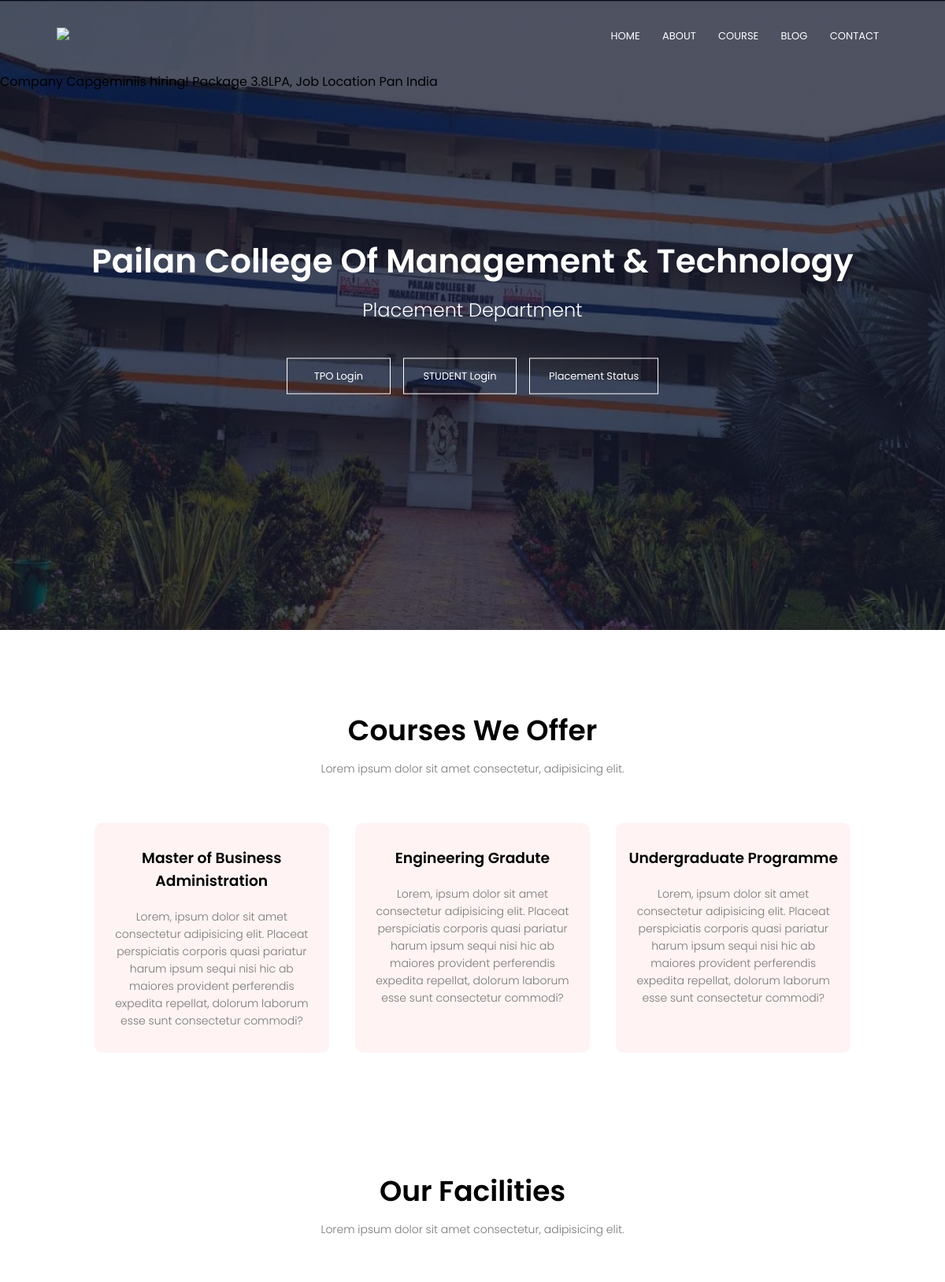
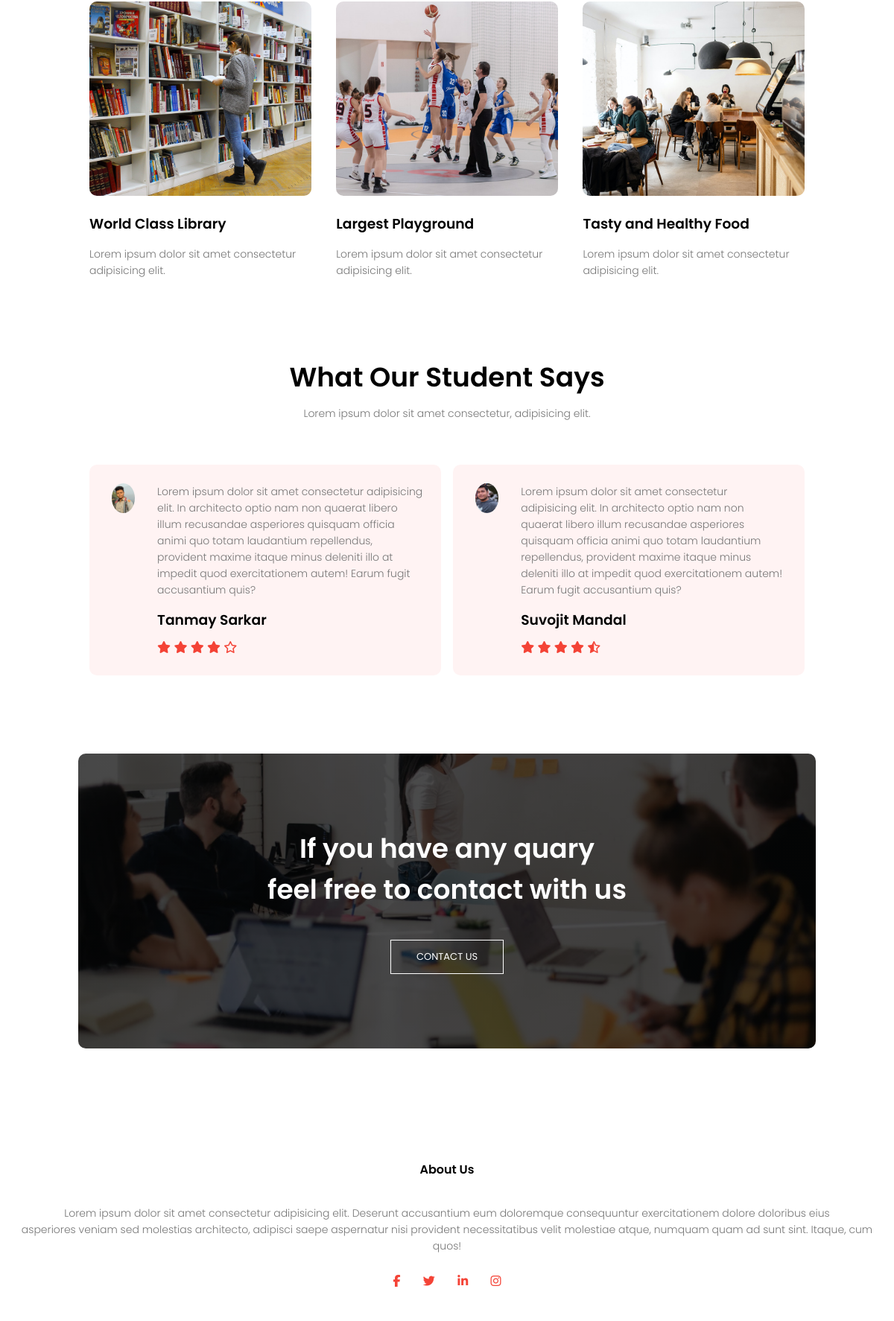
The page /placement/index.php on the database its author committed (2 pictures, top to bottom).
### tables this page shows
CREATE TABLE `upcoming_company` (
  `id` int(1) NOT NULL DEFAULT 0,
  `name` varchar(255) NOT NULL,
  `package` varchar(255) NOT NULL,
  `job_location` varchar(255) NOT NULL
);

### placement/index.php (the view, shortened to what this page needs)
<!DOCTYPE html>
<html>
<head>
    <link rel="stylesheet" href="assets/css/style - Home.css">
</head>
<body>
    <section class="header">
        <nav>
            <a href="index.php"><img src="assets/img/PCMT logo.jpg"></a>
            <div class="nav-links" id="navLinks">
                <ul>
                    <li><a href="index.php">HOME</a></li>
                    <li><a href="about.html">ABOUT</a></li>
                    <li><a href="course.html">COURSE</a></li>
                    <li><a href="blog.html">BLOG</a></li>
                    <li><a href="contact.html">CONTACT</a></li>
                </ul>
            </div>
        </nav>
        <div class="text-box">
            <h1>Pailan College Of Management & Technology</h1>
            <p>Placement Department</p>
            <a href="assets/php/Account_Credentials/Tpo_Login.php"class="hero-btn">TPO Login</a>
            <a href="assets/php/Account_Credentials/Student_Login.php"class="student-btn">STUDENT Login</a>
            <a href="assets/php/Account_Credentials/drive_status.php"class="student-btn">Placement Status</a>
        </div>
        <div>
            <?php
            include 'assets/php/Database Connection/dbcon.php';
            $check = "select * from upcoming_company";
            if(mysqli_num_rows(mysqli_query($con,$check))>0){
                $company = mysqli_fetch_assoc(mysqli_query($con,$check));
                echo "<h4?> Company ".$company['name'];
                echo "is hiring!";
                echo " Package " .$company['package'];
                echo ", Job Location " .$company['job_location'];
            }
            ?>
        </div>
    </section>
    <section class="course">
        <h1>Courses We Offer</h1>
        <p>Lorem ipsum dolor sit amet consectetur, adipisicing elit.</p>
        <div class="row">
            <div class="course-col">
                <h3>Master of Business Administration</h3>
                <p>Lorem, ipsum dolor sit amet consectetur adipisicing elit. Placeat perspiciatis corporis quasi pariatur harum ipsum sequi nisi hic ab maiores provident perferendis expedita repellat, dolorum laborum esse sunt consectetur commodi?</p>
            </div>
            <div class="course-col">
                <h3>Engineering Gradute</h3>
                <p>Lorem, ipsum dolor sit amet consectetur adipisicing elit. Placeat perspiciatis corporis quasi pariatur harum ipsum sequi nisi hic ab maiores provident perferendis expedita repellat, dolorum laborum esse sunt consectetur commodi?</p>
            </div>
            <div class="course-col">
                <h3>Undergraduate Programme</h3>
                <p>Lorem, ipsum dolor sit amet consectetur adipisicing elit. Placeat perspiciatis corporis quasi pariatur harum ipsum sequi nisi hic ab maiores provident perferendis expedita repellat, dolorum laborum esse sunt consectetur commodi?</p>
            </div>
        </div>
    </section>
    <section class="facilities">
        <h1>Our Facilities</h1>
        <p>Lorem ipsum dolor sit amet consectetur, adipisicing elit.</p>
        <div class="row">
            <div class="facilities-col">
                <img src="assets/img/library.png">
                <h3>World Class Library</h3>
                <p>Lorem ipsum dolor sit amet consectetur adipisicing elit.</p>
            </div>
            <div class="facilities-col">
                <img src="assets/img/basketball.png">
                <h3>Largest Playground</h3>
                <p>Lorem ipsum dolor sit amet consectetur adipisicing elit.</p>
            </div>
            <div class="facilities-col">
                <img src="assets/img/cafeteria.png">
                <h3>Tasty and Healthy Food</h3>
                <p>Lorem ipsum dolor sit amet consectetur adipisicing elit.</p>
            </div>
        </div>
    </section>
    <section class="testimonials">
        <h1>What Our Student Says</h1>
        <p>Lorem ipsum dolor sit amet consectetur, adipisicing elit.</p>
        <div class="row">
            <div class="testimonial-cal">
                <img src="assets/img/tanmay_1.jpg">
                <div>
                    <p>
                        Lorem ipsum dolor sit amet consectetur adipisicing elit. In architecto optio nam non quaerat libero illum recusandae asperiores quisquam officia animi quo totam laudantium repellendus, provident maxime itaque minus deleniti illo at impedit quod exercitationem autem! Earum fugit accusantium quis?
                    </p>
                    <h3>Tanmay Sarkar</h3>
                    <i class="fa fa-star"></i>
                    <i class="fa fa-star"></i>
                    <i class="fa fa-star"></i>
                    <i class="fa fa-star"></i>
                    <i class="fa fa-star-o"></i>
                </div>
            </div>
            <div class="testimonial-cal">
                <img src="assets/img/guddu_1.jpg">
                <div>
                    <p>
                        Lorem ipsum dolor sit amet consectetur adipisicing elit. In architecto optio nam non quaerat libero illum recusandae asperiores quisquam officia animi quo totam laudantium repellendus, provident maxime itaque minus deleniti illo at impedit quod exercitationem autem! Earum fugit accusantium quis?
                    </p>
                    <h3>Suvojit Mandal</h3>
                    <i class="fa fa-star"></i>
                    <i class="fa fa-star"></i>
                    <i class="fa fa-star"></i>
                    <i class="fa fa-star"></i>
                    <i class="fa fa-star-half-o"></i>
                </div>
            </div>
        </div>
    </section>
    <section class="cta">
        <h1>If you have any quary<br>feel free to contact with us</h1>
        <a href="contact.html" class="hero-btn">CONTACT US</a>
    </section>
    <section class="footer">
        <h4>About Us</h4>
        <p>Lorem ipsum dolor sit amet consectetur adipisicing elit. Deserunt accusantium eum doloremque consequuntur exercitationem dolore doloribus eius<br>asperiores veniam sed molestias architecto, adipisci saepe aspernatur nisi provident necessitatibus velit molestiae atque, numquam quam ad sunt sint. Itaque, cum quos!</p>
        <div class="icons">
            <a href="https://www.facebook.com/pcmtkolkata"><i class="fa fa-facebook"></i></a>
            <a href="https://twitter.com/hashtag/Pailan_College_of_Management_and_Technology?src=hashtag_click"><i class="fa fa-twitter"></i></a>
            <a href="https://www.linkedin.com/school/pailan-college-of-management-and-technology-156/about/"><i class="fa fa-linkedin"></i></a>
            <a href="https://www.instagram.com/pcmt_official/"><i class="fa fa-instagram"></i></a>
        </div>
    </section>
</body>
</html>

### placement/assets/css/style - Home.css (style rules this page uses)
* { margin: 0; padding: 0; font-family: 'Poppins', sans-serif; }
.header { min-height: 100vh; width: 100%; background-image: linear-gradient(rgba(4,9,30,0.7),rgba(4,9,30,0.7)),url(images/College_9.jpg); background-position: center; background-size: cover; position: relative; }
nav { display: flex; padding: 2% 6%; justify-content: space-between; align-items: center; }
nav img { width: 150px; }
.nav-links { flex: 1; text-align: right; }
.nav-links ul li { list-style: none; display: inline-block; padding: 8px 12px; position: relative; }
.nav-links ul li a { color: #fff; text-decoration: none; font-size: 13px; }
.nav-links ul li::after { content: ''; width: 0%; height: 2px; background: #f44336; display: block; margin: auto; transition: 0.5s; }
.text-box { width: 90%; color: #fff; position: absolute; top: 50%; left: 50%; transform: translate(-50%, -50%); text-align: center; }
.text-box h1 { font-size: 42px; }
.text-box p { margin: 10px 0 40px; font-size: 24px; color: #fff; }
.hero-btn { display: inline-block; text-decoration: none; color: #fff; border: 1px solid #fff; padding: 12px 34px; font-size: 13px; background: transparent; position: relative; cursor: pointer; }
.student-btn { display: inline-block; text-decoration: none; color: #fff; border: 1px solid #fff; padding: 12px 24px; margin-left: 12px; font-size: 13px; background: transparent; position: relative; cursor: pointer; }
.course { width: 80%; margin: auto; text-align: center; padding-top: 100px; }
h1 { font-size: 36px; font-weight: 600; }
p { color: #777; font-size: 14px; font-weight: 300; line-height: 22px; padding: 10px; }
.row { margin-top: 5%; display: flex; justify-content: space-between; }
.course-col { flex-basis: 31%; background: #fff3f3; border-radius: 10px; margin-bottom: 5%; padding:20px 12px; box-sizing: border-box; transition: 0.5s; }
h3 { text-align: center; font-weight: 600; margin: 10px 0; }
.facilities { width: 80%; margin: auto; text-align: center; padding-top: 100px; }
.facilities-col { flex-basis: 31%; border-radius: 10px; margin-bottom: 5px; text-align: left; }
.facilities-col img { width: 100%; border-radius: 10px; }
.facilities-col p { padding: 0; }
.facilities-col h3 { margin-top: 16px; margin-bottom: 15px; text-align: left; }
.testimonials { width: 80%; margin: auto; padding-top: 100px; text-align: center; }
.testimonial-cal { flex-basis: 44%; border-radius: 10px; margin-bottom: 5px; text-align: left; background: #fff3f3; padding: 25px; cursor: pointer; display: flex; }
.testimonial-cal img { height: 40px; margin-left: 5px; margin-right: 30px; border-radius: 50%; }
.testimonial-cal p { padding: 0; }
.testimonial-cal h3 { margin-top: 15px; text-align: left; }
.testimonial-cal .fa { color: #f44336; }
.cta { margin: 100px auto; width: 80%; background-image: linear-gradient(rgba(0,0,0,0.7),rgba(0,0,0,0.7)),url(images/banner2.jpg); background-position: center; background-size: cover; border-radius: 10px; text-align: center; padding: 100px 15px; }
.cta h1 { color: #fff; margin-bottom: 40px; padding: 0; }
.footer { width: 100%; text-align: center; padding: 30px 0; }
.footer h4 { margin-bottom: 25px; margin-top: 20px; font-weight: 600; }
.icons .fa { color: #f44336; margin: 0 13px; cursor: pointer; padding: 18px 0; }

### rows shown on the page
upcoming_company: name "Capgemini", package "3.8LPA", job_location "Pan India"
